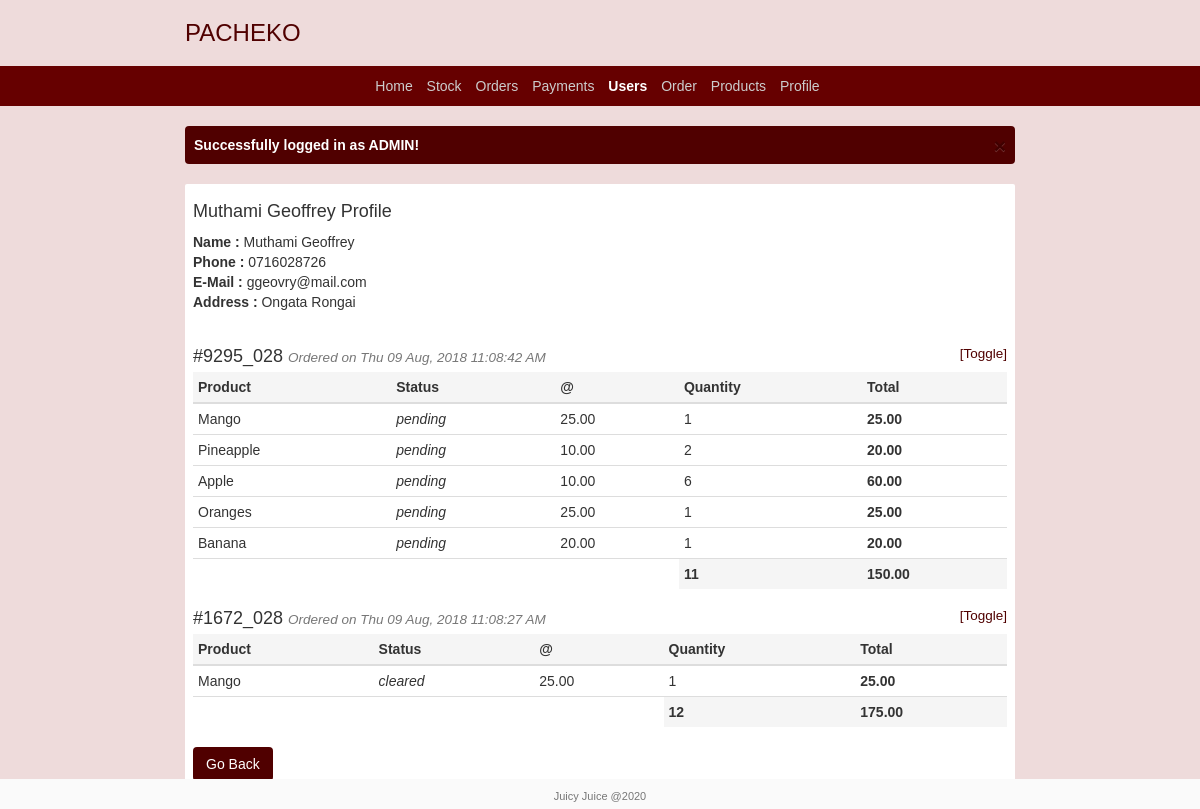
The app's page /suppliers.php?id=28 (signed in) with its own data.
### tables this page shows
CREATE TABLE `users` (
  `id` int(10) UNSIGNED NOT NULL,
  `name` varchar(255) NOT NULL,
  `phone` varchar(255) NOT NULL,
  `role` enum('admin','user','supplier') NOT NULL DEFAULT 'user',
  `address` varchar(255) DEFAULT NULL,
  `email` varchar(255) NOT NULL,
  `password` varchar(255) NOT NULL
);

CREATE TABLE `meta_orders` (
  `id` int(10) UNSIGNED NOT NULL,
  `user_id` int(11) NOT NULL,
  `code` varchar(255) DEFAULT NULL,
  `order_date` datetime NOT NULL DEFAULT CURRENT_TIMESTAMP
);

CREATE TABLE `orders` (
  `id` int(10) UNSIGNED NOT NULL,
  `meta_id` int(11) NOT NULL DEFAULT '0',
  `stock_id` int(11) NOT NULL DEFAULT '0',
  `quantity` int(11) NOT NULL DEFAULT '0',
  `status` enum('pending','cleared','canceled') NOT NULL DEFAULT 'pending'
);

CREATE TABLE `products` (
  `id` int(10) UNSIGNED NOT NULL,
  `name` varchar(255) DEFAULT NULL,
  `unit_price` decimal(12,2) NOT NULL DEFAULT '0.00'
);

### user.php (the view)
<?php $id = $_GET['id'] ?>
<?php $user = mysqli_query($db, "SELECT * FROM users WHERE id='$id'")->fetch_object() ?>
<h4 class=""><?php echo $user->name ?> Profile</h4>
<b>Name :</b> <?php echo $user->name ?><br>
<b>Phone :</b> <?php echo $user->phone ?><br>
<b>E-Mail :</b> <?php echo $user->email ?><br>
<b>Address :</b> <?php echo $user->address ?><br>
<?php $meta_orders = mysqli_query($db, "SELECT * FROM meta_orders WHERE user_id='$id'") ?>
<br>
<?php while ($meta = mysqli_fetch_object($meta_orders)) : ?>
    <?php $orders = mysqli_query($db, "SELECT * FROM orders WHERE meta_id='$meta->id'") ?>
    <div class="media">
        <div class="media-body">
            <h4 class="media-heading">
                #<?php echo $meta->code ?>
                <small><i>Ordered
                        on <?php echo date_create($meta->order_date)->format('D d M, Y h:m:s A') ?></i></small>
                <small><a href="javascript:void(0)" data-toggle="collapse" class="pull-right"
                          data-target="#<?php echo $meta->code ?>">[Toggle]</a></small>
            </h4>
        </div>
    </div>
    <div class="collapse in" id="<?php echo $meta->code ?>">
        <table class="table table-condensed">
            <thead>
            <tr class="active">
                <th>Product</th>
                <th>Status</th>
                <th>@</th>
                <th>Quantity</th>
                <th>Total</th>
            </tr>
            </thead>
            <tbody>
            <?php while ($order = mysqli_fetch_object($orders)) : ?>
                <?php $stock = mysqli_query($db, "SELECT * FROM stocks WHERE id= '$order->stock_id'")->fetch_object() ?>
                <?php $product = @mysqli_query($db, "SELECT * FROM products WHERE id= '$stock->product_id'")->fetch_object() ?>
                <?php if ($order->status != 'canceled') : ?>
                    <?php @$total = (@$product->unit_price * $order->quantity) ?>
                    <?php @$sum += $total ?>
                    <?php @$qty += $order->quantity ?>
                <?php endif ?>
                <tr class="<?php echo $order->status ?>">
                    <td><?php echo @$product->name ?></td>
                    <td style="font-style: italic"><?php echo $order->status ?></td>
                    <td><?php echo @$product->unit_price ?></td>
                    <td><?php echo @$order->quantity ?></td>
                    <th>
                        <?php if ($order->status != 'canceled') : ?>
                            <?php echo number_format($total, 2) ?>
                        <?php endif ?>
                    </th>
                </tr>
            <?php endwhile ?>
            </tbody>
            <tfoot>
            <th colspan="3"></th>
            <th class="active"><?php echo number_format(@$qty) ?></th>
            <th class="active"><?php echo number_format(@$sum, 2) ?></th>
            </tfoot>
        </table>
    </div>
<?php endwhile ?>
<a href="javascript:history.go(-1)" class="btn btn-juicy-fill">Go Back</a>

### css/styles.css (style rules this page uses)
* { margin: 0; padding: 0; }
html { position: relative; min-height: 100%; }
body { font-family: Ubuntu, sans-serif; background-color: #a02f2f2b; }
a { color: #500000; }
.btn-juicy-fill { color: #fff; background-color: #500000; border-color: transparent; }

### records on screen
users: name "Muthami Geoffrey", phone "0716028726", email "ggeovry@mail.com", address "Ongata Rongai"
meta_orders: code "9295_028", order_date "Thu 09 Aug, 2018 11:08:42 AM", qty "11", sum "150.00"
orders: products.name "Mango", status "pending", products.unit_price "25.00", quantity "1"
orders: products.name "Pineapple", status "pending", products.unit_price "10.00", quantity "2", quantity.unit_price "20.00"
orders: products.name "Apple", status "pending", products.unit_price "10.00", quantity "6", quantity.unit_price "60.00"
orders: products.name "Oranges", status "pending", products.unit_price "25.00", quantity "1"
orders: products.name "Banana", status "pending", products.unit_price "20.00", quantity "1"
meta_orders: code "1672_028", order_date "Thu 09 Aug, 2018 11:08:27 AM", qty "12", sum "175.00"
orders: products.name "Mango", status "cleared", products.unit_price "25.00", quantity "1"

### other values on screen
$_SESSION['message'] "Successfully logged in as ADMIN!"
